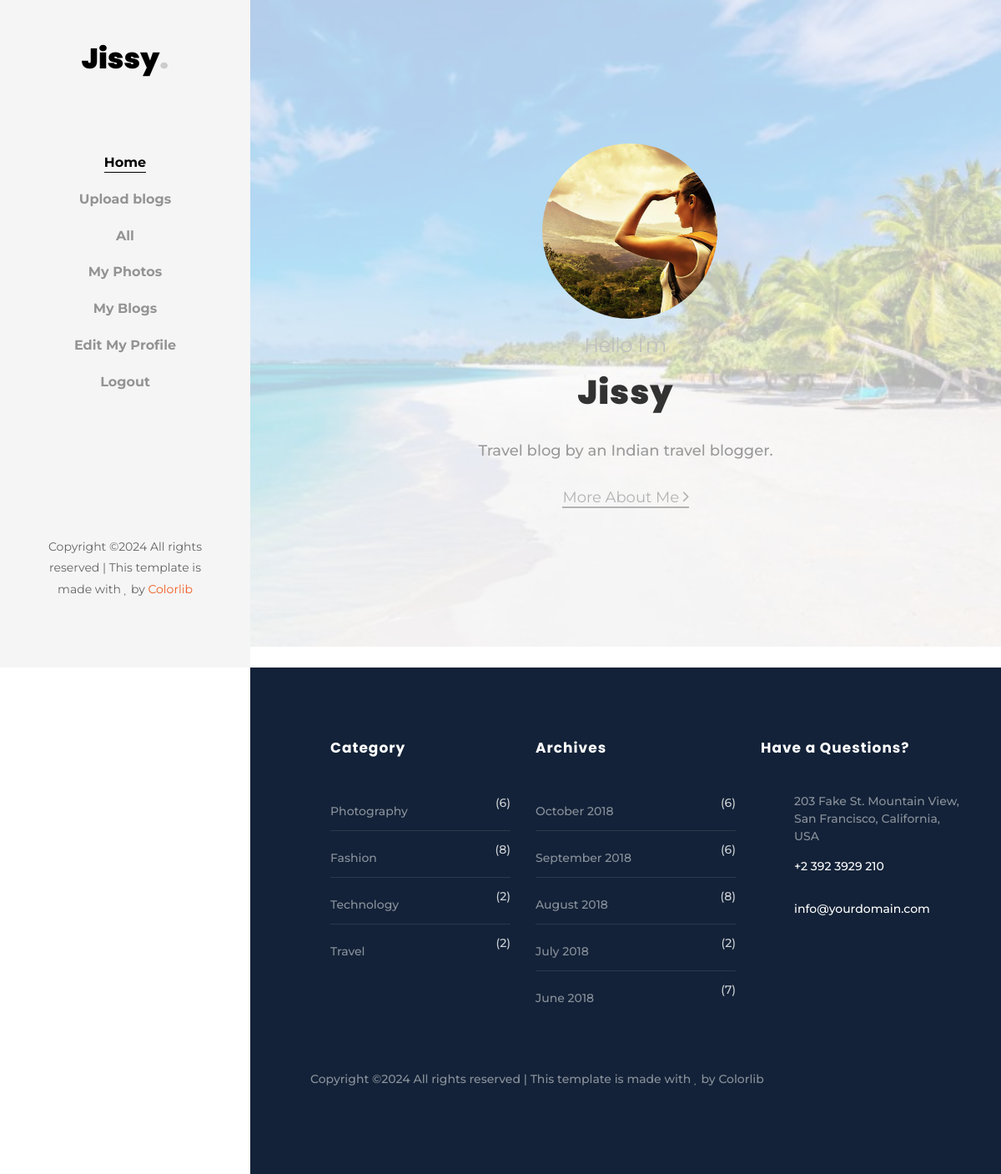
The app's page /User/userhome/ (signed in) with its own data.
### User/models.py (models this page shows, shortened)
class Registration(models.Model):
    username=models.CharField(max_length=200)
    firstname=models.CharField(max_length=200)
    lastname=models.CharField(max_length=200)
    email=models.CharField(max_length=200)
    photo=models.ImageField(upload_to='book_media')
    contact=models.IntegerField()
    password1=models.CharField(max_length=200)
    password2=models.CharField(max_length=200)

### User/views.py (the view)
# urls.py: path('userhome/', views.userhome, name='userhome'),
def userhome(request):
    if 'username' not in request.session:
        return redirect('login')
    username = request.session['username']
    user = get_object_or_404(Registration, username=username)
    return render(request, 'User/userhome.html', {'user': user})

### Templates/User/userhome.html (shortened to what this page needs)
{% extends 'User/user_view.html' %}
{% load static %}
   {% block content %}
<head>
</head>
<div id="colorlib-main">
			<div class="hero-wrap js-fullheight" style="background-image: url({% static 'User/home/images/back.jpg' %});" data-stellar-background-ratio="0.5">
				<div class="overlay"></div>
				<div class="js-fullheight d-flex justify-content-center align-items-center">
					<div class="col-md-8 text text-center">
						<div class="img mb-4"><img src="{{user.photo.url}}" class="propic" alt="Profile Picture">
</div>
						<div class="desc">
							<h2 class="subheading">Hello I'm</h2>
							<h1 class="mb-4">{{ user.username }}</h1>
							<p class="mb-4">Travel blog by an Indian travel blogger.</p>
							<p><a href="#" class="btn-custom">More About Me <span class="ion-ios-arrow-forward"></span></a></p>
						</div>
					</div>
				</div>
			</div>
    <footer class="ftco-footer ftco-bg-dark ftco-section">
      <div class="container px-md-5">
        <div class="row mb-5">
          <div class="col-md">
            <div class="ftco-footer-widget mb-4 ml-md-4">
              <h2 class="ftco-heading-2">Category</h2>
              <ul class="list-unstyled categories">
                <li><a href="#">Photography <span>(6)</span></a></li>
                <li><a href="#">Fashion <span>(8)</span></a></li>
                <li><a href="#">Technology <span>(2)</span></a></li>
                <li><a href="#">Travel <span>(2)</span></a></li>
              </ul>
            </div>
          </div>
          <div class="col-md">
             <div class="ftco-footer-widget mb-4">
              <h2 class="ftco-heading-2">Archives</h2>
              <ul class="list-unstyled categories">
              	<li><a href="#">October 2018 <span>(6)</span></a></li>
                <li><a href="#">September 2018 <span>(6)</span></a></li>
                <li><a href="#">August 2018 <span>(8)</span></a></li>
                <li><a href="#">July 2018 <span>(2)</span></a></li>
                <li><a href="#">June 2018 <span>(7)</span></a></li>
              </ul>
            </div>
          </div>
          <div class="col-md">
            <div class="ftco-footer-widget mb-4">
            	<h2 class="ftco-heading-2">Have a Questions?</h2>
            	<div class="block-23 mb-3">
	              <ul>
	                <li><span class="icon icon-map-marker"></span><span class="text">203 Fake St. Mountain View, San Francisco, California, USA</span></li>
	                <li><a href="#"><span class="icon icon-phone"></span><span class="text">+2 392 3929 210</span></a></li>
	                <li><a href="#"><span class="icon icon-envelope"></span><span class="text">info@yourdomain.com</span></a></li>
	              </ul>
	            </div>
            </div>
          </div>
        </div>
        <div class="row">
          <div class="col-md-12">
            <p>
  Copyright &copy;<script>document.write(new Date().getFullYear());</script> All rights reserved | This template is made with <i class="icon-heart" aria-hidden="true"></i> by <a href="https://colorlib.com" target="_blank">Colorlib</a>
  </p>
          </div>
        </div>
      </div>
    </footer>
		</div>
	</div>
 {% endblock %}

### Templates/User/user_view.html (shortened to what this page needs)
<!DOCTYPE html>
{% load static %}
<html lang="en">
  <head>
    <link rel="stylesheet" href="{% static 'User/home/css/open-iconic-bootstrap.min.css' %}">
    <link rel="stylesheet" href="{% static 'User/home/css/animate.css' %}">
    <link rel="stylesheet" href="{% static 'User/home/css/owl.carousel.min.css' %}">
    <link rel="stylesheet" href="{% static 'User/home/css/owl.theme.default.min.css' %}">
    <link rel="stylesheet" href="{% static 'User/home/css/magnific-popup.css' %}">
    <link rel="stylesheet" href="{% static 'User/home/css/aos.css' %}">
    <link rel="stylesheet" href="{% static 'User/home/css/ionicons.min.css' %}">
    <link rel="stylesheet" href="{% static 'User/home/css/bootstrap-datepicker.css' %}">
    <link rel="stylesheet" href="{% static 'User/home/css/jquery.timepicker.css' %}">
    <link rel="stylesheet" href="{% static 'User/home/css/flaticon.css' %}">
    <link rel="stylesheet" href="{% static 'User/home/css/icomoon.css' %}">
    <link rel="stylesheet" href="{% static 'User/home/css/style.css' %}">
  </head>
  <body>
	<div id="colorlib-page">
		<aside id="colorlib-aside" role="complementary" class="js-fullheight text-center">
			<h1 id="colorlib-logo"><a href="index.html">{{ user.username}}<span>.</span></a></h1>
			<nav id="colorlib-main-menu" role="navigation">
				<ul>
					<li class="colorlib-active"><a href="{% url 'userhome' %}">Home</a></li>
					<li><a href="{% url 'uploadblogs' %}">Upload blogs</a></li>
					<li><a href="{% url 'blogs' %}">All</a></li>
					<li><a href="{% url 'photo' %}">My Photos</a></li>
					<li><a href="{% url 'profile' %}">My Blogs</a></li>
                    <li><a href="{% url 'updateprofile' %}">Edit My Profile</a></li>
                    <li><a href="{% url 'logout' %}">Logout</a></li>
				</ul>
			</nav>
			<div class="colorlib-footer">
				<p>
			  Copyright &copy;<script>document.write(new Date().getFullYear());</script> All rights reserved | This template is made with <i class="icon-heart" aria-hidden="true"></i> by <a href="https://colorlib.com" target="_blank">Colorlib</a>
				<ul>
					<li><a href="#"><i class="icon-facebook"></i></a></li>
					<li><a href="#"><i class="icon-twitter"></i></a></li>
					<li><a href="#"><i class="icon-instagram"></i></a></li>
					<li><a href="#"><i class="icon-linkedin"></i></a></li>
				</ul>
			</div>
		</aside>
           {% block content %}
            {% endblock %}
  </body>
</html>

### static/User/home/css/icomoon.css (style rules this page uses)
[class^="icon-"], [class*=" icon-"] { font-family: 'icomoon' !important; speak: none; font-style: normal; font-weight: normal; font-variant: normal; text-transform: none; line-height: 1; -webkit-font-smoothing: antialiased; -moz-osx-font-smoothing: grayscale; }
.icon-heart:before { content: "\f004"; }
.icon-map-marker:before { content: "\f041"; }
.icon-phone:before { content: "\f095"; }
.icon-twitter:before { content: "\f099"; }
.icon-facebook:before { content: "\f09a"; }
.icon-envelope:before { content: "\f0e0"; }
.icon-linkedin:before { content: "\f0e1"; }
.icon-instagram:before { content: "\f16d"; }

### Templates/User/userhome.html (style rules this page uses)
.propic { width: 210px; height: 210px; border-radius: 50%; object-fit: cover; }

### records on screen
Registration: username "Jissy", photo (picture)
